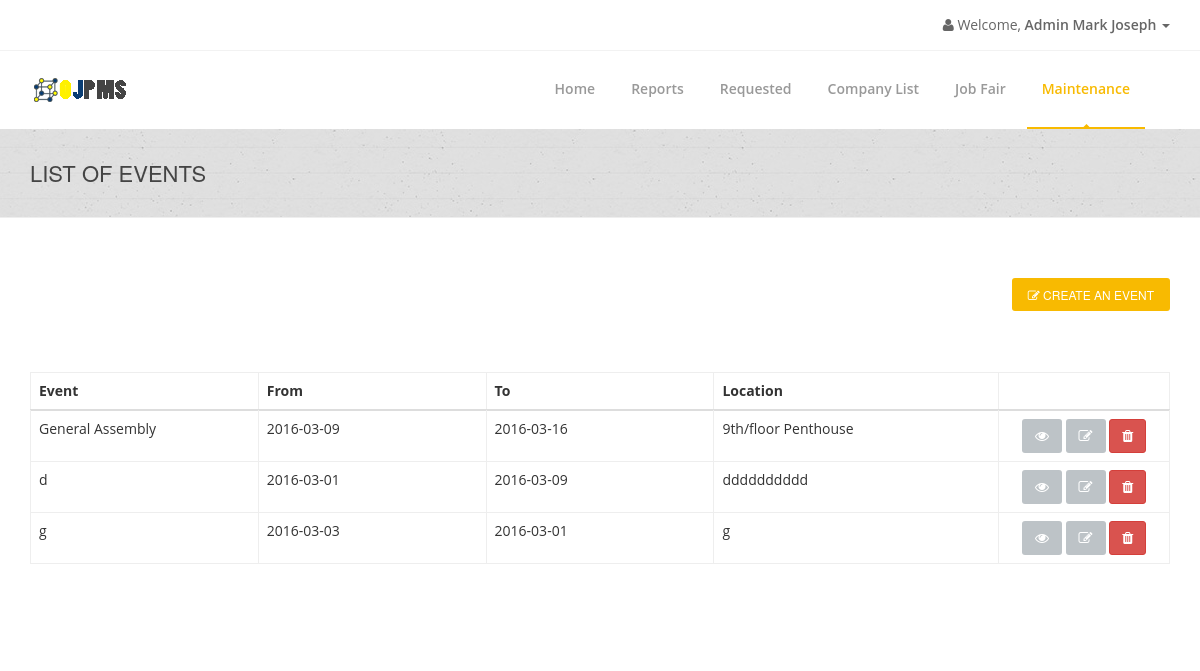
The page /admin/admin-calendar.php (signed in) on the database as committed earlier.
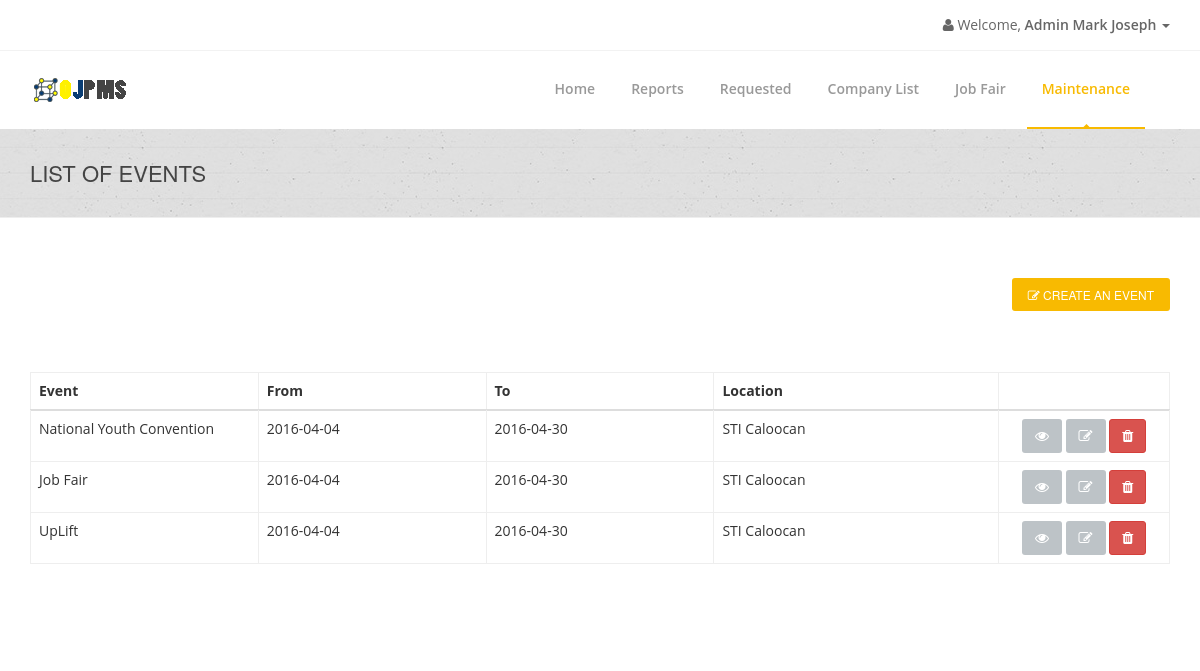
The same page on the database as committed later.
### tables this page shows
CREATE TABLE `admintbl` (
  `AdminID` int(11) NOT NULL AUTO_INCREMENT,
  `Username` varchar(255) NOT NULL,
  `Password` varchar(255) NOT NULL,
  `SaltedPassword` varchar(255) NOT NULL,
  `FirstName` varchar(255) NOT NULL,
  `MiddleName` varchar(255) NOT NULL,
  `LastName` varchar(255) NOT NULL,
  `Position` varchar(255) NOT NULL,
  `Address` varchar(255) NOT NULL,
  `ContactNumber` varchar(255) NOT NULL,
  `Usertype` varchar(255) NOT NULL,
  PRIMARY KEY (`AdminID`)
);

CREATE TABLE `admineventtbl` (
  `EventID` int(11) NOT NULL AUTO_INCREMENT,
  `AdminID` varchar(255) DEFAULT NULL,
  `EventTitle` varchar(255) DEFAULT NULL,
  `EventDatef` varchar(255) DEFAULT NULL,
  `EventDatet` varchar(255) DEFAULT NULL,
  `Location` varchar(255) DEFAULT NULL,
  `Description` varchar(255) DEFAULT NULL,
  `Status` varchar(255) DEFAULT NULL,
  `ProfileImage` varchar(255) DEFAULT NULL,
  PRIMARY KEY (`EventID`)
);

### connection.php (called while the page is built, shortened)
<?php
class GSecureSQLConfig
{
    static function get_mysqli_config($type = NULL)
    {
        if (strtoupper($type) == 'LOCALHOST') {
            return array(
                'host' => 'localhost:3306',
                'user' => 'root',
                'pass' => '',
                'db' => 'e2edb'
            );
        } else {
            return array(
                'host' => 'mysql.hostinger.ph',
                'user' => 'u305071956_e2edb',
                'pass' => 'ocCWVkS7qe',
                'db' => 'u305071956_e2edb'
            );
        }
    }
}
class GSecureSQL
{
    private static $config;
    private static function _get_mysqli_config()
    {
        self::$config = GSecureSQLConfig::get_mysqli_config();
    }
    static function query($sql, $has_return = FALSE, $types = NULL)
    {
        $cn = new mysqli(
            self::$config['host'],
            self::$config['user'],
            self::$config['pass'],
            self::$config['db']
        );
        $ret = NULL;
        $st = $cn->prepare($sql);
        if (is_null($types)) {
            if (!$has_return) {
                $st->execute();
                $st->close();
                $cn->close();
                $ret = 'Query has been executed';
            } else {
                $st->execute();
                $code_result = '$st->bind_result(';
                $bool = false;
                $p = array();
                for($i = 0; $i < $st->field_count; $i++){
                    if(!$bool){
                        $bool = true;
                        $code_result .= '$p[' . $i . ']';
                    }else{
                        $code_result .= ',$p[' . $i . ']';
                    }
                }
                $code_result .= ');';
                eval($code_result);
                $ret = array();
                $k = 0;
                while($st->fetch()){
                    for($i = 0; $i < count($p); $i++){
                        $ret[$k][$i] = $p[$i];
                    }
                    $k++;
                }
                $st->close();
                $cn->close();
            }
        } else {
            if (!$has_return) {
                $arg = func_get_args();
                $code = '$st->bind_param($types';
                for ($i = 3; $i < count($arg); $i++) {
                    $code .= ',$arg[' . $i . ']';
                }
                $code .= ');';
                eval($code);
                $st->execute();
                $st->close();
                $cn->close();
            } else {
                $arg = func_get_args();
                $code = '$st->bind_param($types';
                for ($i = 3; $i < count($arg); $i++) {
                    $code .= ',$arg[' . $i . ']';
                }
                $code .= ');';
                eval($code);
                $st->execute();
                $code_result = '$st->bind_result(';
                $bool = false;
                $p = array();
                for($i = 0; $i < $st->field_count; $i++){
                    if(!$bool){
                        $bool = true;
                        $code_result .= '$p[' . $i . ']';
                    }else{
                        $code_result .= ',$p[' . $i . ']';
                    }
                }
                $code_result .= ');';
                eval($code_result);
                $ret = array();
                $k = 0;
                while($st->fetch()){
                    for($i = 0; $i < count($p); $i++){
                        $ret[$k][$i] = $p[$i];
                    }
                    $k++;
                }
            }
        }
        return $ret;
    }
}

### admin/admin-calendar.php (the view, shortened to what this page needs)
<?php
include('../connection.php');
if(isset($_SESSION['AdminID'])){
    $AdminID = $_SESSION['AdminID'];
}else{
    header("location: ../login-admin.php");
}
$infoquery =
    GSecureSQL::query(
        "SELECT FirstName FROM admintbl WHERE AdminID = ?",
        TRUE,
        "s",
        $AdminID
    );
$FirstName = $infoquery[0][0];
?>
<!doctype html>
<html lang="en">
<head>
    <link href="../css/bootstrap.min.css" rel="stylesheet"/>
    <link href="../css/bootstrapValidator.min.css" rel="stylesheet"/>
    <link rel="stylesheet" href="../css/font-awesome.min.css" type="text/css" media="screen">
    <link rel="stylesheet" type="text/css" href="../fonts/ffonts/montserrat.css">
    <link rel="stylesheet" type="text/css" href="../fonts/ffonts/open-sans.css">
    <link rel="stylesheet" type="text/css" href="../css/slicknav.css" media="screen">
    <link rel="stylesheet" type="text/css" href="../css/style.css" media="screen">
    <link rel="stylesheet" type="text/css" href="../css/responsive.css" media="screen">
    <link rel="stylesheet" type="text/css" href="../css/animate.css" media="screen">
    <link rel="stylesheet" type="text/css" href="../css/colors/yellow.css" title="yellow" media="screen"/>
    <link rel="stylesheet" href="../css/notif.css"/>
</head>
<body>
    <div id="container">
        <div class="hidden-header"></div>
        <header class="clearfix">
            <div class="top-bar">
                <div class="container">
                    <div class="row">
                        <div class="col-md-7">
                            <ul class="contact-details">
                            </ul>
                        </div>
                        <div class="col-md-5">
                            <ul class="nav navbar-nav navbar-right">
                                <li class="dropdown">
                                    <a href="#" class="dropdown-toggle" data-toggle="dropdown"><b class="fa fa-user"></b> Welcome, <b>Admin <?php echo $FirstName; ?> </b><b class="caret"></b></a>
                                </li>
                            </ul>
                        </div>
                    </div>
                </div>
            </div>
            <div class="navbar navbar-default navbar-top">
                <div class="container">
                    <div class="navbar-header">
                         <a class="navbar-brand" href="">
                            <img src="../images/ojpms.png">
                        </a>
                    </div>
                    <div class="navbar-collapse collapse">
                        <ul class="nav navbar-nav navbar-right">
                            <li>
                                <a href="admin.php">Home</a>
                            </li>
                            <li>
                                <a>Reports</a>
                            </li>
                            <li>
                                <a href="admin-requested.php">Requested</a>
                            </li>
                            <li>
                                <a>Company List</a>
                            </li>
                            <li>
                                <a href="job-fair.php">Job Fair</a>
                            </li>
                            <li>
                                <a class="active">Maintenance</a>
                            </li>
                        </ul>
                    </div>
                </div>
            </div>
        </header>
        <div class="page-banner">
            <div class="container">
                <div class="row">
                    <div class="col-md-6">
                        <h2>List of Events</h2>
                    </div>
                </div>
            </div>
        </div>
        <div id="content">
            <div class="container">
                <div class="row">
                    <div class="col-md-6">
                    </div>
                    <div class="col-md-6">
                        <a href="admin-calendarcreateevent.php" class="main-button" style="float:right;">
                            <span class="fa fa-pencil-square-o fa-1x"></span> Create an Event
                        </a>
                    </div>
                </div>
                <div class="hr1" style="margin-top:30px;margin-bottom:30px;"></div>
                <div class="hr2"></div>
                <table class="table segment table-hover">
                    <thead>
                        <tr>
                            <th width="20%">Event</th>
                            <th width="20%">From</th>
                            <th width="20%">To</th>
                            <th width="25%">Location</th>
                            <th width="20%"></th>
                    </thead>
                    <tbody>
                        <?php
                            $adminevent_tbl =
                                GSecureSQL::query(
                                    "SELECT * FROM admineventtbl WHERE `AdminID` = ?",
                                    TRUE,
                                    "s",
                                    $AdminID
                                );
                            foreach ($adminevent_tbl as $value) {
                            $EventID = $value[0];
                            $eventtitle = $value[2];
                            $datefrom = $value[3];
                            $dateto = $value[4];
                            $location = $value[5];
                        ?>
                        <tr>
                            <td width="15%"><?php echo $eventtitle;?></td>
                            <td width="20%"><?php echo $datefrom; ?></td>
                            <td width="20%"><?php echo $dateto; ?></td>
                            <td width="25%"><?php echo $location;?></td>
                            <td width="25%" class="text-center">
                                <button class="btn btn-default" data-toggle="modal"
                                    data-target="#PreviewEvent<?php echo $EventID; ?>">
                                    <i class="fa fa-eye"></i>
                                </button>
                                <button class="btn btn-default" data-toggle="modal"
                                    data-target="#EditEvent<?php echo $EventID; ?>">
                                    <i class="fa fa-pencil-square-o fa-1x"></i>
                                </button>
                                <button class="btn btn-danger" data-toggle="modal"
                                    data-target="#DeleteEvent<?php echo $EventID; ?>">
                                    <i class="fa fa-trash fa-1x"></i>
                                </button>
                           </td>
                        </tr>
                        <?php
                        }
                        ?>
                    </tbody>
                </table>
            </div>
        </div>
    </div>
</body>
</html>

### css/colors/yellow.css (style rules this page uses)
a { color: #444; }
a.main-button, input[type="submit"] { background-color: #f8ba01; }
.navbar-default .navbar-nav > li:hover > a, .navbar-default .navbar-nav > li > a.active { color: #f8ba01; }
.navbar-default .navbar-nav > li > a:after { background-color: #f8ba01; }
.navbar-default .navbar-nav > li > a.active, .navbar-default .navbar-nav > li:hover > a { border-color: #f8ba01; }

Rows that differ between the two databases and show on the page:
removed admineventtbl: EventTitle "General Assembly", EventDatef "2016-03-09", EventDatet "2016-03-16", Location "9th/floor Penthouse"
removed admineventtbl: EventTitle "d", EventDatef "2016-03-01", EventDatet "2016-03-09", Location "dddddddddd"
removed admineventtbl: EventTitle "g", EventDatef "2016-03-03", EventDatet "2016-03-01", Location "g"
added admineventtbl: EventTitle "National Youth Convention", EventDatef "2016-04-04", EventDatet "2016-04-30", Location "STI Caloocan"
added admineventtbl: EventTitle "Job Fair", EventDatef "2016-04-04", EventDatet "2016-04-30", Location "STI Caloocan"
added admineventtbl: EventTitle "UpLift", EventDatef "2016-04-04", EventDatet "2016-04-30", Location "STI Caloocan"
